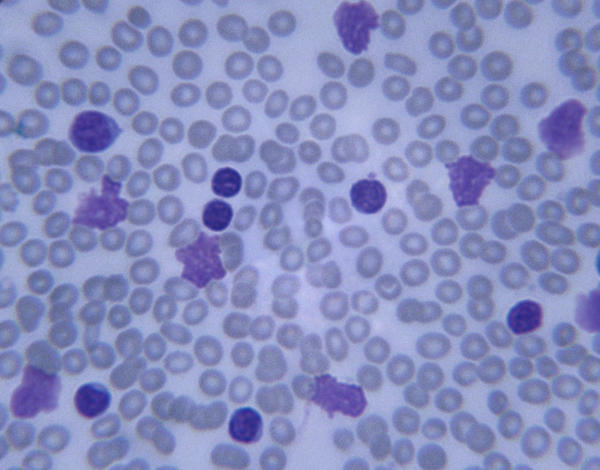
%> input picture Dataset/input_canny.jpeg, 600 x 470 px
$ octave canny.m   (GNU Octave 9; MATLAB toolbox functions it lacks are replaced by stand-ins)
%> lines starting %> are read from the running program, lines starting %| are printed output that depends on the picture; in (x1, y1, x2, y2) boxes, pixels count from 0 and x2, y2 are one past the last pixel; in counts of white or black regions, pixels touching at a corner belong together; the program's own positions count from 1
clc;clear all;close all;
input = imread('input_canny.jpeg');
%> input is the input picture: size 470x600x3 uint8; mean R, G, B 135, 141.5, 190.6
figure('NumberTitle', 'off', 'Name', 'RBC counting using Canny');
subplot(2,3,1);
imshow(input)
title('Orignal Image')
grayImage = rgb2gray(input);
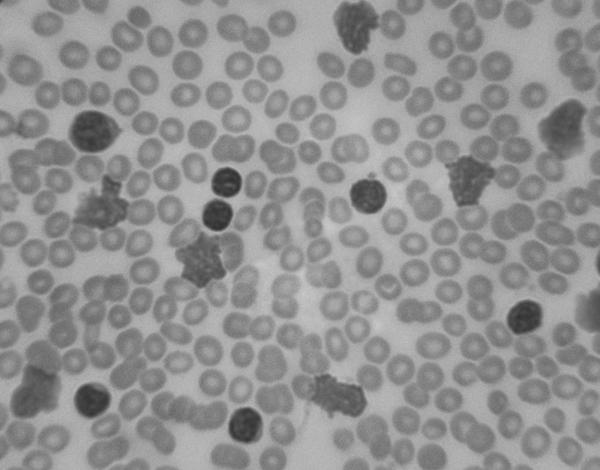
%> grayImage: size 470x600 uint8; min 47, max 202, mean 145.2
subplot(2,3,2);imshow(grayImage)
title('Gray Scale Image')
[~, threshold] = edge(grayImage, 'canny');
%> threshold = [0.0665 0.166]
fudgeFactor = 1.5;
cannyEdgeImage = edge(grayImage,'canny', threshold*fudgeFactor);
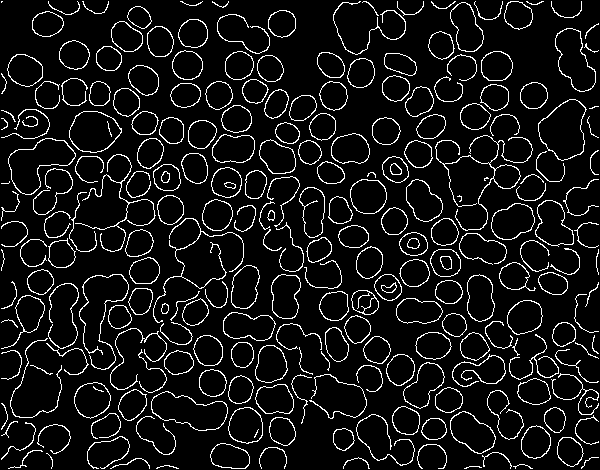
%> cannyEdgeImage: size 470x600 logical; 8.4% white in thin lines or dots
subplot(2,3,3);imshow(cannyEdgeImage)
title('Canny Edge Detected Image')
se90 = strel('line', 1, 90);
se0 = strel('line', 1, 0);
dilatedImage= imdilate(cannyEdgeImage, [se90 se0]);
subplot(2,3,4);imshow(dilatedImage)
title('Dilated Image')
borderClearedImage= imclearborder(cannyEdgeImage);
% Filling the holes of above processed image
imageWithFilledHoles = imfill(borderClearedImage,'holes');
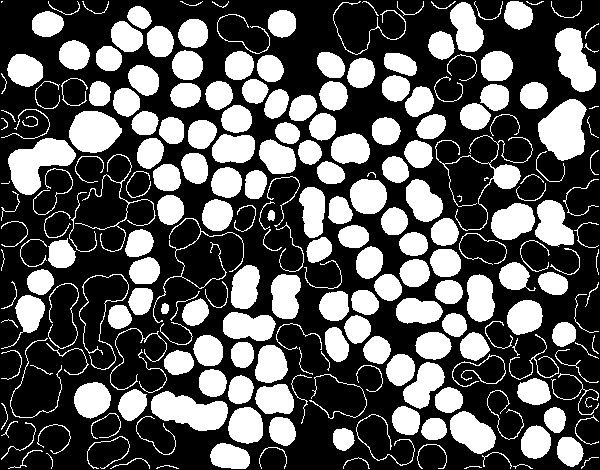
%> imageWithFilledHoles: size 470x600 logical; 36.2% white; 235 white regions (7 under 20 px), largest, box (x1, y1, x2, y2) and area: (538, 99, 587, 161) 2109, (8, 138, 76, 195) 2108, (151, 391, 228, 431) 1967
% figure,imshow(imageWithFilledHoles)
% title('Image with Filled Holes')
% Extrating the circle on the basis of area of a cell
%> (the run ends here)
